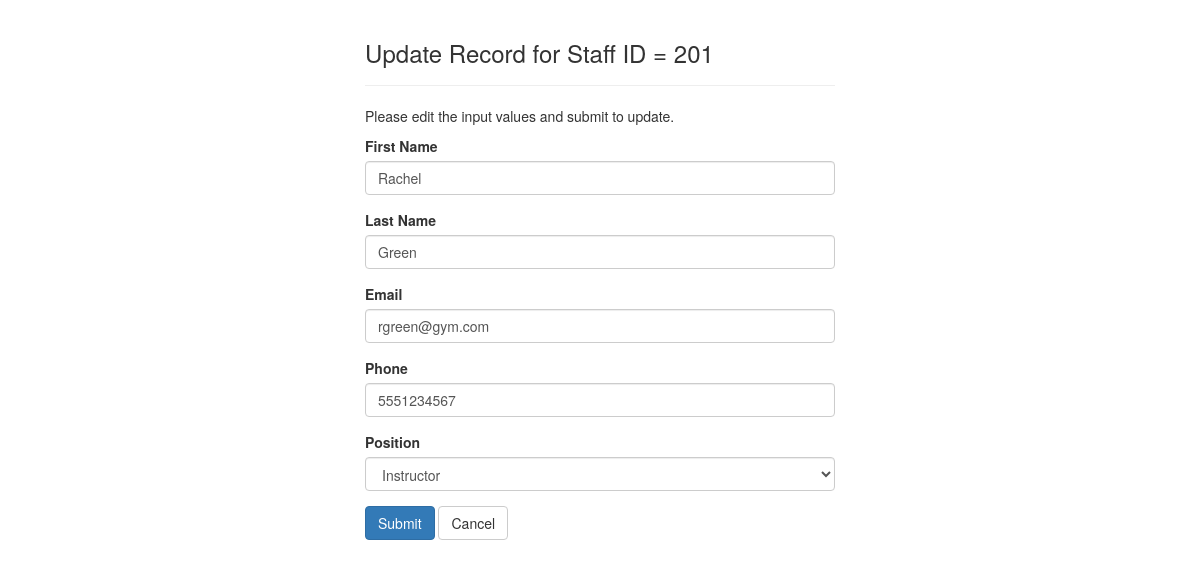
/staff/updateStaff.php?StaffID=201, run on the app's committed database.
### tables this page shows
CREATE TABLE Staff (
    StaffID INT PRIMARY KEY,
    FirstName VARCHAR(255),
    LastName VARCHAR(255),
    Email VARCHAR(255),
    Phone VARCHAR(50),
    Position VARCHAR(100)
);

### staff/updateStaff.php (the view, shortened to what this page needs)
<?php
$FirstName = $LastName = $Email = $Phone = $Position = "";
$FirstName_err = $LastName_err = $Email_err = $Phone_err = $Position_err = "";
$StaffID = $_SESSION["StaffID"] ?? null;
if($StaffID && $_SERVER["REQUEST_METHOD"] != "POST"){
    $sql1 = "SELECT * FROM Staff WHERE StaffID = $StaffID";
    $result1 = mysqli_query($link, $sql1);
    if($result1 && mysqli_num_rows($result1) > 0){
        $row = mysqli_fetch_array($result1);
        $FirstName = $row['FirstName'];
        $LastName = $row['LastName'];
        $Email = $row['Email'];
        $Phone = $row['Phone'];
        $Position = $row['Position'];
    } else {
        header("location: ../utilities/error.php");
        exit();
    }
}
?>
<!DOCTYPE html>
<html lang="en">
<head>
    <link rel="stylesheet" href="https://maxcdn.bootstrapcdn.com/bootstrap/3.3.7/css/bootstrap.css">
</head>
<body>
    <div class="wrapper">
        <div class="container-fluid">
            <div class="row">
                <div class="col-md-12">
                    <div class="page-header">
                        <h3>Update Record for Staff ID = <?php echo $StaffID; ?></h3>
                    </div>
                    <p>Please edit the input values and submit to update.</p>
                    <form action="<?php echo htmlspecialchars($_SERVER["PHP_SELF"]) . "?StaffID=" . $StaffID; ?>" method="post">
                        <div class="form-group <?php echo (!empty($FirstName_err)) ? 'has-error' : ''; ?>">
                            <label>First Name</label>
                            <input type="text" name="FirstName" class="form-control" value="<?php echo $FirstName; ?>">
                        </div>
                        <div class="form-group <?php echo (!empty($LastName_err)) ? 'has-error' : ''; ?>">
                            <label>Last Name</label>
                            <input type="text" name="LastName" class="form-control" value="<?php echo $LastName; ?>">
                        </div>
                        <div class="form-group <?php echo (!empty($Email_err)) ? 'has-error' : ''; ?>">
                            <label>Email</label>
                            <input type="email" name="Email" class="form-control" value="<?php echo $Email; ?>">
                        </div>
                        <div class="form-group <?php echo (!empty($Phone_err)) ? 'has-error' : ''; ?>">
                            <label>Phone</label>
                            <input type="text" name="Phone" class="form-control" value="<?php echo $Phone; ?>">
                        </div>
                        <div class="form-group <?php echo (!empty($Position_err)) ? 'has-error' : ''; ?>">
                            <label>Position</label>
                            <select name="Position" class="form-control">
                                <option value="Instructor" <?php echo ($Position == 'Instructor') ? 'selected' : ''; ?>>Instructor</option>
                            </select>
                        </div>
                        <input type="submit" class="btn btn-primary" value="Submit">
                        <a href="viewStaff.php" class="btn btn-default">Cancel</a>
                    </form>
                </div>
            </div>
        </div>
    </div>
</body>
</html>

### staff/updateStaff.php (style rules this page uses)
.wrapper { width: 500px; margin: 0 auto; }

### data on the page
staff: FirstName "Rachel", LastName "Green", Email "rgreen@gym.com", Phone "5551234567", Position "Instructor"

### other printed values
$StaffID "201"
